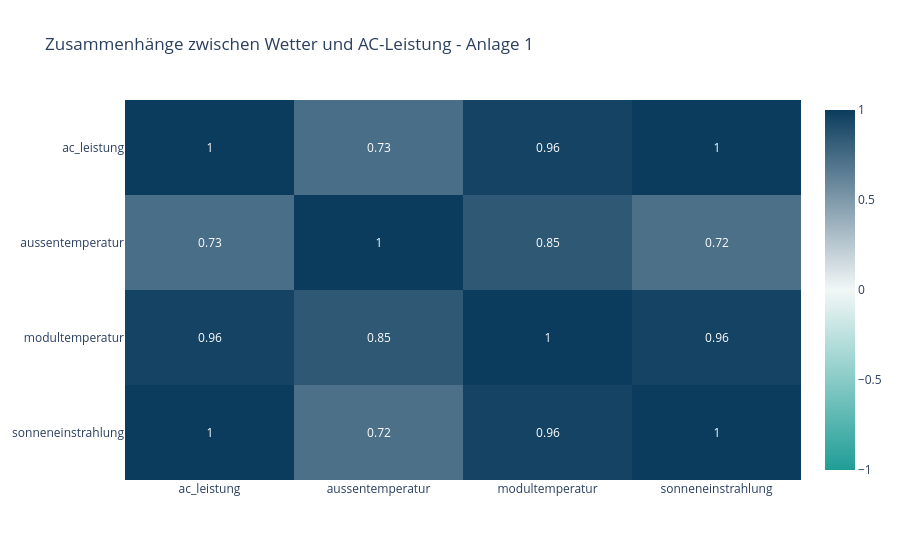

Notebook code for this chart:
### Markdown cell above
## Heatmap für Anlage 1

### Code cell
# Korrelationen von Anlage 1 als Heatmap darstellen

fig = px.imshow(
    korrelation_temp_anlage1,
    text_auto=True,
    aspect="auto",
    color_continuous_scale=["#1F9E96",  # Türkis: niedrige Werte
    "#F2F7F7",  # Fast Weiß: mittlere Werte
    "#0B3C5D"   # Dunkelblau: hohe Werte
    ],
    zmin=-1,
    zmax=1,
    title="Zusammenhänge zwischen Wetter und AC-Leistung - Anlage 1"
)

fig.show()

### Figure 1 — Plotly figure (JSON) as saved in the notebook; plotly's stock layout.template omitted (floating-point values rounded to 4 significant figures)
{"data": [{"coloraxis": "coloraxis", "hovertemplate": "x: %{x}<br>y: %{y}<br>color: %{z}<extra></extra>", "name": "0", "texttemplate": "%{z}", "type": "heatmap", "x": ["ac_leistung", "aussentemperatur", "modultemperatur", "sonneneinstrahlung"], "xaxis": "x", "y": ["ac_leistung", "aussentemperatur", "modultemperatur", "sonneneinstrahlung"], "yaxis": "y", "z": [[1.0, 0.73, 0.96, 1.0], [0.73, 1.0, 0.85, 0.72], [0.96, 0.85, 1.0, 0.96], [1.0, 0.72, 0.96, 1.0]]}], "layout": {"coloraxis": {"autocolorscale": false, "cmax": 1, "cmin": -1, "colorscale": [[0, "#1F9E96"], [0.5, "#F2F7F7"], [1, "#0B3C5D"]]}, "title": {"text": "Zusammenhänge zwischen Wetter und AC-Leistung - Anlage 1"}, "xaxis": {"anchor": "y", "domain": [0, 1]}, "yaxis": {"anchor": "x", "autorange": "reversed", "domain": [0, 1]}}}
